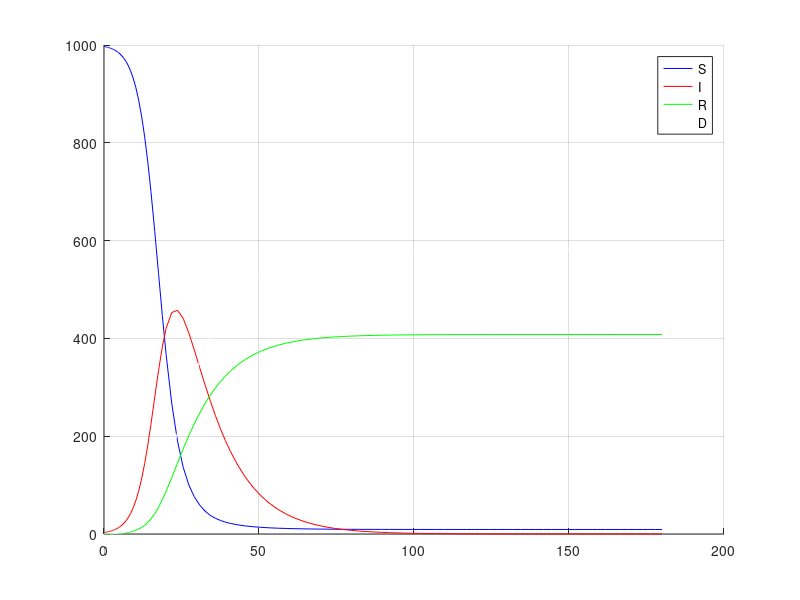

Write the MATLAB code that produced this figure.
clear all; clc; format long;

tspan = [0 180];
pop = 1000;
beta = 0.4;
alpha = 0.035;
gamma = 0.05;

F = @(t, Y) [
    -(beta/pop) * Y(2) * Y(1);
    (beta/pop) * Y(2) * Y(1) - alpha * Y(2) - gamma * Y(2);
    alpha * Y(2);
    gamma * Y(2)
];

Y0 = [997; 3; 0; 0];

[t, y] = ode45(F, tspan, Y0);

S = y(:,1);
I = y(:,2);
R = y(:,3);
D = y(:,4);

figure; hold on; grid on;
plot(t, S, 'b')
plot(t, I, 'r')
plot(t, R, 'g')
plot(t, D, 'w')

legend('S', 'I', 'R', 'D')
hold off;
